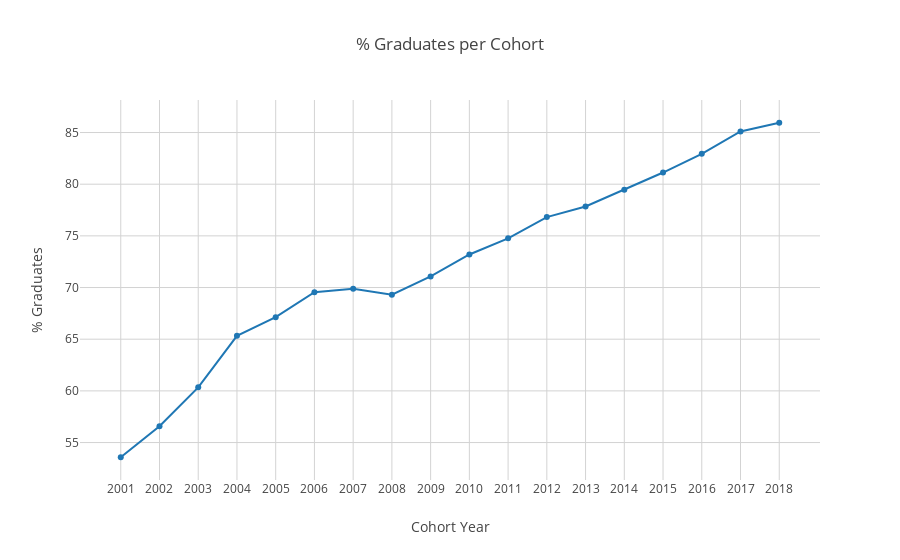

This figure's notebook cell:
### Code cell
fig = go.Figure()
fig.add_trace(go.Scatter(x=cohort_total_students_per_year['Cohort Year'], y=cohort_total_students_per_year['Average Grad %']))

fig.update_layout(
    title="% Graduates per Cohort",
    xaxis_title="Cohort Year",
    yaxis_title="% Graduates",
    showlegend=False,
    xaxis=dict(
        tickvals=cohort_total_students_per_year['Cohort Year'], 
        ticktext=cohort_total_students_per_year['Cohort Year'],
    )
)

### Figure 1 — Plotly figure (JSON) as saved in the notebook; plotly's stock layout.template omitted (floating-point values rounded to 4 significant figures)
{"data": [{"type": "scatter", "x": [2001, 2002, 2003, 2004, 2005, 2006, 2007, 2008, 2009, 2010, 2011, 2012, 2013, 2014, 2015, 2016, 2017, 2018], "y": [53.58, 56.57, 60.34, 65.33, 67.13, 69.55, 69.87, 69.3, 71.08, 73.2, 74.76, 76.82, 77.85, 79.46, 81.13, 82.94, 85.1, 85.95]}], "layout": {"showlegend": false, "title": {"text": "% Graduates per Cohort"}, "xaxis": {"ticktext": [2001, 2002, 2003, 2004, 2005, 2006, 2007, 2008, 2009, 2010, 2011, 2012, 2013, 2014, 2015, 2016, 2017, 2018], "tickvals": [2001, 2002, 2003, 2004, 2005, 2006, 2007, 2008, 2009, 2010, 2011, 2012, 2013, 2014, 2015, 2016, 2017, 2018], "title": {"text": "Cohort Year"}}, "yaxis": {"title": {"text": "% Graduates"}}}}
